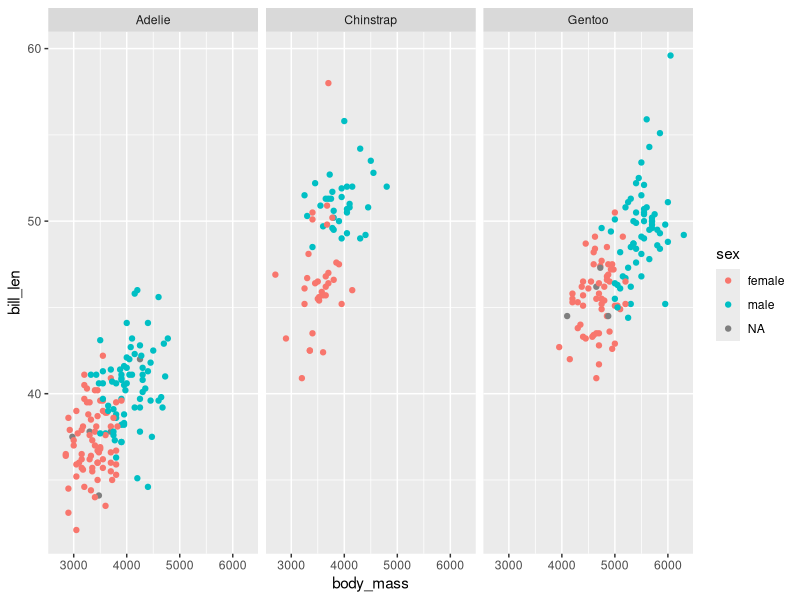

This figure's R source:
library(tidyverse)

dt <- penguins

ggplot(dt, aes(x = body_mass, y = bill_len, color = sex)) +
  geom_point() +
  facet_wrap(~ species)
